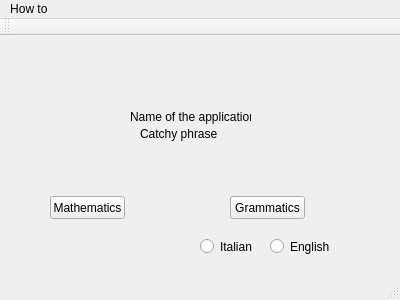
<?xml version="1.0" encoding="UTF-8"?>
<ui version="4.0">
 <class>MainWindow</class>
 <widget class="QMainWindow" name="MainWindow">
  <property name="geometry">
   <rect>
    <x>0</x>
    <y>0</y>
    <width>400</width>
    <height>300</height>
   </rect>
  </property>
  <property name="windowTitle">
   <string>MainWindow</string>
  </property>
  <widget class="QWidget" name="centralWidget">
   <widget class="QLabel" name="label">
    <property name="geometry">
     <rect>
      <x>130</x>
      <y>60</y>
      <width>121</width>
      <height>41</height>
     </rect>
    </property>
    <property name="text">
     <string>Name of the application l</string>
    </property>
   </widget>
   <widget class="QLabel" name="label_2">
    <property name="geometry">
     <rect>
      <x>140</x>
      <y>90</y>
      <width>101</width>
      <height>16</height>
     </rect>
    </property>
    <property name="text">
     <string>Catchy phrase</string>
    </property>
   </widget>
   <widget class="QPushButton" name="pushButton">
    <property name="geometry">
     <rect>
      <x>50</x>
      <y>160</y>
      <width>75</width>
      <height>23</height>
     </rect>
    </property>
    <property name="text">
     <string>Mathematics</string>
    </property>
   </widget>
   <widget class="QPushButton" name="pushButton_2">
    <property name="enabled">
     <bool>true</bool>
    </property>
    <property name="geometry">
     <rect>
      <x>230</x>
      <y>160</y>
      <width>75</width>
      <height>23</height>
     </rect>
    </property>
    <property name="text">
     <string>Grammatics</string>
    </property>
   </widget>
   <widget class="QRadioButton" name="radioButton">
    <property name="geometry">
     <rect>
      <x>200</x>
      <y>200</y>
      <width>81</width>
      <height>21</height>
     </rect>
    </property>
    <property name="text">
     <string>Italian</string>
    </property>
   </widget>
   <widget class="QRadioButton" name="radioButton_2">
    <property name="enabled">
     <bool>true</bool>
    </property>
    <property name="geometry">
     <rect>
      <x>270</x>
      <y>200</y>
      <width>81</width>
      <height>21</height>
     </rect>
    </property>
    <property name="text">
     <string>English</string>
    </property>
   </widget>
  </widget>
  <widget class="QToolBar" name="mainToolBar">
   <attribute name="toolBarArea">
    <enum>TopToolBarArea</enum>
   </attribute>
   <attribute name="toolBarBreak">
    <bool>false</bool>
   </attribute>
  </widget>
  <widget class="QStatusBar" name="statusBar"/>
  <widget class="QMenuBar" name="menuBar">
   <property name="geometry">
    <rect>
     <x>0</x>
     <y>0</y>
     <width>400</width>
     <height>21</height>
    </rect>
   </property>
   <widget class="QMenu" name="menuHow_to">
    <property name="title">
     <string>How to </string>
    </property>
    <addaction name="actionInstructions"/>
    <addaction name="separator"/>
    <addaction name="actionAbout"/>
   </widget>
   <addaction name="menuHow_to"/>
  </widget>
  <action name="actionInstructions">
   <property name="text">
    <string>Instructions</string>
   </property>
  </action>
  <action name="actionAbout">
   <property name="text">
    <string>About</string>
   </property>
  </action>
 </widget>
 <layoutdefault spacing="6" margin="11"/>
 <resources/>
 <connections/>
</ui>
